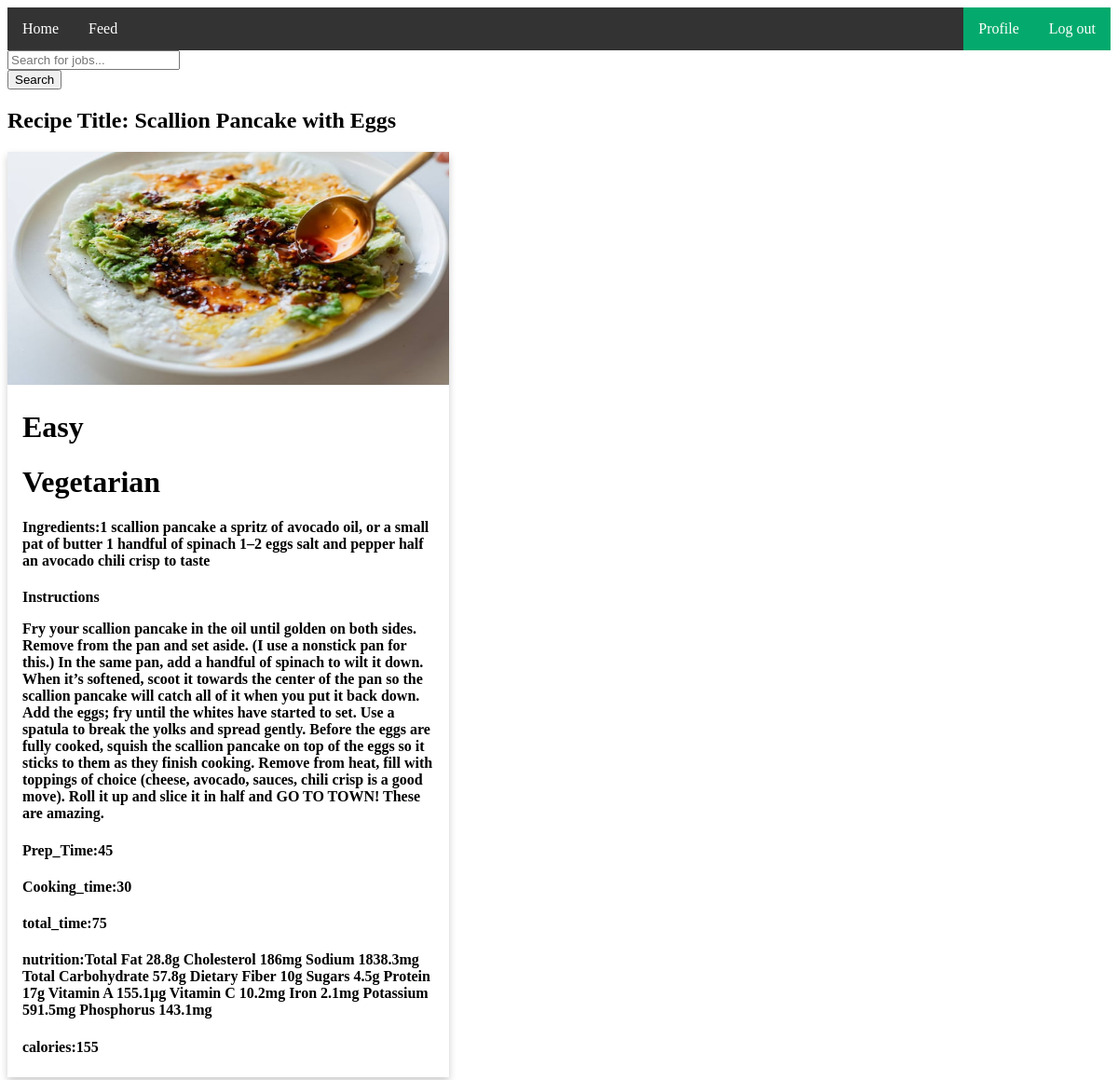
Page /recipeFeed/ (signed in) on the committed database.
### myApp/models.py (models this page shows, shortened)
class RecipeModel(models.Model):
    TAG=[
        ('vegetarian','Vegetarian'),
        ('non_Vegetarian','Non-Vegetarian')
    ]
    CATEGORY=[
        ('breakfast','Breakfast'),
        ('lunch','Lunch'),
        ('dinner','Dinner'),
    ]
    DIFFICULTY=[
        ('easy','Easy'),
        ('medium','Medium'),
        ('hard','Hard'),
    ]
    user=models.ForeignKey(customUser, on_delete=models.CASCADE, related_name='recipemodel')
    Category=models.CharField(choices=CATEGORY,max_length=100,null=True)
    difficulty=models.CharField(choices=DIFFICULTY,max_length=100,null=True)
    tag=models.CharField(choices=TAG,max_length=100,null=True)
    title=models.CharField(max_length=100,null=True)
    ingredients=models.TextField(null=True)
    instructions=models.TextField(null=True)
    prep_time=models.PositiveIntegerField(null=True)
    cooking_time=models.PositiveIntegerField(null=True)
    total_time=models.PositiveIntegerField(null=True)
    nutrition=models.TextField(null=True)
    image=models.ImageField(upload_to='Media/image' ,null=True)
    calories=models.PositiveIntegerField(null=True)

### myProject/views.py (the view)
# urls.py: path("recipeFeed/", recipeFeed, name="recipeFeed"),
@login_required
def recipeFeed(request):
    current_user=request.user
    recipe=RecipeModel.objects.all()
    context= {
        'recipe': recipe
    }
    return render(request,"recipeFeed.html",context)

### Template/recipeFeed.html (shortened to what this page needs)
{% extends 'base.html' %}
{% block body %}
{% for i in recipe %}
<!DOCTYPE html>
<html>
<head>
</head>
<body>
<div class="search-bar mb-4">
  <div class="input-group">
      <form action="  " method="GET">
          <input type="text" class="form-control" name="query" placeholder="Search for jobs..." id="search-input">
          <div class="input-group-append">
              <button class="btn btn-success" id="search-button">Search</button>
          </div>
      </form>
  </div>
</div>
<h2>Recipe Title: <b>{{i.title}}</b></h2>
<div class="card">
  <img src="/{{i.image}}" height="250 px" width="100 px" alt="Avatar" style="width:100%">
  <div class="container">
    {% if i.difficulty == 'easy' %}
    <h1><b>Easy</b></h1>
    {% endif %}
    {% if i.tag == 'vegetarian' %}
    <h1><b>Vegetarian</b></h1>
    {% endif %}
    <h4>Ingredients:<b>{{i.ingredients}}</b></h4>
    <h4>Instructions<p>{{i.instructions}}</p></h4>
    <h4>Prep_Time:<b>{{i.prep_time}}</b></h4>
    <h4>Cooking_time:<b>{{i.cooking_time}}</b></h4>
    <h4>total_time:<b>{{i.total_time}}</b></h4>
    <h4>nutrition:<b>{{i.nutrition}}</b></h4>
    <h4>calories:<b>{{i.calories}}</b></h4>
  </div>
</div>
</body>
</html>
{% endfor %}
{% endblock body %}

### Template/base.html (shortened to what this page needs)
<!DOCTYPE html>
<html>
<head>
</head>
<body>
{% include 'navbar.html' %}
{% block body %}
{% endblock body %}
</body>
</html>

### Template/navbar.html
<ul>
    <li><a href=" {% url 'homePage' %} ">Home</a></li>
    <li><a href=" {% url 'recipeFeed' %} ">Feed</a></li>
    <li style="float:right"><a class="active" href=" {% url 'logoutPage' %} ">Log out</a></li>
    <li style="float:right"><a class="active" href=" {% url 'profilePage' %} ">Profile</a></li>
  </ul>

### Template/base.html (style rules this page uses)
ul { list-style-type: none; margin: 0; padding: 0; overflow: hidden; background-color: #333; }
li { float: left; }
li a { display: block; color: white; text-align: center; padding: 14px 16px; text-decoration: none; }
.active { background-color: #04AA6D; }

### Template/recipeFeed.html (style rules this page uses)
.card { box-shadow: 0 4px 8px 0 rgba(0,0,0,0.2); transition: 0.3s; width: 40%; }
.container { padding: 2px 16px; }

### rows in the picture
RecipeModel: title "Scallion Pancake with Eggs", image (picture), difficulty "Easy", tag "Vegetarian", ingredients "1 scallion pancake a spritz of avocado oil, or a small pat of butter 1 handful of spinach 1–2 eggs salt and pepper half an avocado chili crisp to taste", instructions "Fry your scallion pancake in the oil until golden on both sides. Remove from the pan and set aside. (I use a nonstick pan for this.) In the same pan, add a handful of spinach to wilt it down. When it’s softened, scoot it towards the center of the pan so the scallion pancake will catch all of it when you put it back down. Add the eggs; fry until the whites have started to set. Use a spatula to break the yolks and spread gently. Before the eggs are fully cooked, squish the scallion pancake on top of the eggs so it sticks to them as they finish cooking. Remove from heat, fill with toppings of choice (cheese, avocado, sauces, chili crisp is a good move). Roll it up and slice it in half and GO…", prep_time "45", cooking_time "30", total_time "75", nutrition "Total Fat 28.8g Cholesterol 186mg Sodium 1838.3mg Total Carbohydrate 57.8g Dietary Fiber 10g Sugars 4.5g Protein 17g Vitamin A 155.1µg Vitamin C 10.2mg Iron 2.1mg Potassium 591.5mg Phosphorus 143.1mg", calories "155"
